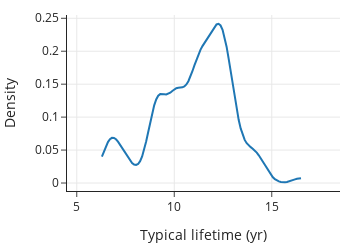

Notebook cell for this chart:
### Code cell
f2.update_xaxes(range=[4.5, 18.5], title="Typical lifetime (yr)")
f2.update_yaxes(title="Density")
f2.update_layout(showlegend=False,width=350, height=250)
f2.show()
